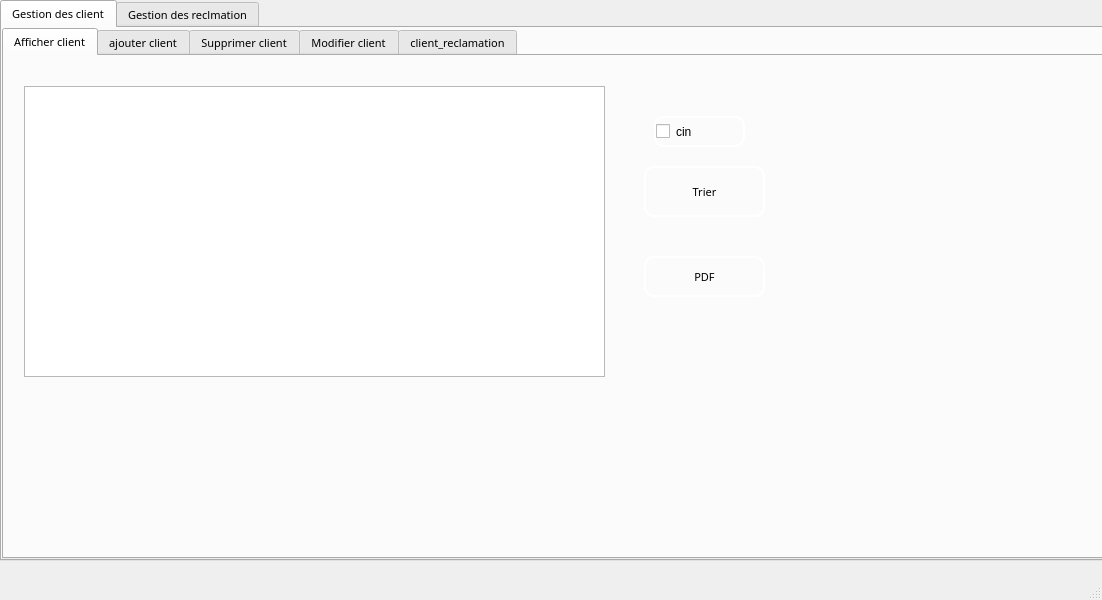
<?xml version="1.0" encoding="UTF-8"?>
<ui version="4.0">
 <class>Nizar</class>
 <widget class="QMainWindow" name="Nizar">
  <property name="geometry">
   <rect>
    <x>0</x>
    <y>0</y>
    <width>1102</width>
    <height>600</height>
   </rect>
  </property>
  <property name="windowTitle">
   <string>MainWindow</string>
  </property>
  <property name="styleSheet">
   <string notr="true"/>
  </property>
  <widget class="QWidget" name="centralwidget">
   <widget class="QTabWidget" name="tabWidget">
    <property name="geometry">
     <rect>
      <x>0</x>
      <y>0</y>
      <width>1111</width>
      <height>561</height>
     </rect>
    </property>
    <property name="font">
     <font>
      <family>MS Reference Sans Serif</family>
      <pointsize>8</pointsize>
      <weight>50</weight>
      <italic>false</italic>
      <bold>false</bold>
     </font>
    </property>
    <property name="cursor">
     <cursorShape>PointingHandCursor</cursorShape>
    </property>
    <property name="whatsThis">
     <string>&lt;html&gt;&lt;head/&gt;&lt;body&gt;&lt;p&gt;&lt;img src=&quot;:/602252b4b408f8b8902c94868e6f3ced.jpg&quot;/&gt;&lt;/p&gt;&lt;/body&gt;&lt;/html&gt;</string>
    </property>
    <property name="autoFillBackground">
     <bool>false</bool>
    </property>
    <property name="styleSheet">
     <string notr="true">font: 8pt &quot;MS Reference Sans Serif&quot;;
</string>
    </property>
    <property name="currentIndex">
     <number>0</number>
    </property>
    <widget class="QWidget" name="widget">
     <attribute name="title">
      <string>Gestion des client</string>
     </attribute>
     <widget class="QTabWidget" name="tabWidget_4">
      <property name="geometry">
       <rect>
        <x>0</x>
        <y>0</y>
        <width>1111</width>
        <height>531</height>
       </rect>
      </property>
      <property name="styleSheet">
       <string notr="true">background-image: url(:/img/img/Microsoft-EP_Graphic_10.16.jpg);</string>
      </property>
      <property name="currentIndex">
       <number>0</number>
      </property>
      <widget class="QWidget" name="tab_20">
       <attribute name="title">
        <string>Afficher client</string>
       </attribute>
       <widget class="QTableView" name="tabclient">
        <property name="enabled">
         <bool>true</bool>
        </property>
        <property name="geometry">
         <rect>
          <x>20</x>
          <y>30</y>
          <width>581</width>
          <height>291</height>
         </rect>
        </property>
        <property name="font">
         <font>
          <family>MS Reference Sans Serif</family>
          <pointsize>8</pointsize>
          <weight>50</weight>
          <italic>false</italic>
          <bold>false</bold>
         </font>
        </property>
        <property name="cursor" stdset="0">
         <cursorShape>PointingHandCursor</cursorShape>
        </property>
        <property name="autoFillBackground">
         <bool>true</bool>
        </property>
        <property name="styleSheet">
         <string notr="true">background-image: url(:/Desktop/ahmedqt/image/Sans titre - 1.jpg);</string>
        </property>
       </widget>
       <widget class="QPushButton" name="PDF">
        <property name="geometry">
         <rect>
          <x>640</x>
          <y>200</y>
          <width>121</width>
          <height>41</height>
         </rect>
        </property>
        <property name="font">
         <font>
          <family>MS Reference Sans Serif</family>
          <pointsize>8</pointsize>
          <weight>50</weight>
          <italic>false</italic>
          <bold>false</bold>
         </font>
        </property>
        <property name="cursor">
         <cursorShape>PointingHandCursor</cursorShape>
        </property>
        <property name="styleSheet">
         <string notr="true">border-style: solid;
border-color: white;
border-width: 2px;
border-radius: 10px;</string>
        </property>
        <property name="text">
         <string>PDF</string>
        </property>
       </widget>
       <widget class="QPushButton" name="trierclient">
        <property name="geometry">
         <rect>
          <x>640</x>
          <y>110</y>
          <width>121</width>
          <height>51</height>
         </rect>
        </property>
        <property name="font">
         <font>
          <family>MS Reference Sans Serif</family>
          <pointsize>8</pointsize>
          <weight>50</weight>
          <italic>false</italic>
          <bold>false</bold>
         </font>
        </property>
        <property name="styleSheet">
         <string notr="true">border-style: solid;
border-color: white;
border-width: 2px;
border-radius: 10px;</string>
        </property>
        <property name="text">
         <string>Trier</string>
        </property>
       </widget>
       <widget class="QCheckBox" name="cin">
        <property name="geometry">
         <rect>
          <x>650</x>
          <y>60</y>
          <width>91</width>
          <height>31</height>
         </rect>
        </property>
        <property name="styleSheet">
         <string notr="true">border-style: solid;
border-color: white;
border-width: 2px;
border-radius: 10px;</string>
        </property>
        <property name="text">
         <string>cin</string>
        </property>
       </widget>
      </widget>
      <widget class="QWidget" name="tab_21">
       <attribute name="title">
        <string>ajouter client</string>
       </attribute>
       <widget class="QLabel" name="label_2">
        <property name="geometry">
         <rect>
          <x>20</x>
          <y>160</y>
          <width>61</width>
          <height>41</height>
         </rect>
        </property>
        <property name="font">
         <font>
          <family>MS Reference Sans Serif</family>
          <pointsize>8</pointsize>
          <weight>50</weight>
          <italic>false</italic>
          <bold>false</bold>
         </font>
        </property>
        <property name="styleSheet">
         <string notr="true">border-style: solid;
border-color: white;
border-width: 2px;
border-radius: 10px;</string>
        </property>
        <property name="text">
         <string>Prénom</string>
        </property>
       </widget>
       <widget class="QLabel" name="label_3">
        <property name="geometry">
         <rect>
          <x>20</x>
          <y>20</y>
          <width>61</width>
          <height>41</height>
         </rect>
        </property>
        <property name="font">
         <font>
          <family>MS Reference Sans Serif</family>
          <pointsize>8</pointsize>
          <weight>50</weight>
          <italic>false</italic>
          <bold>false</bold>
         </font>
        </property>
        <property name="styleSheet">
         <string notr="true">border-style: solid;
border-color: white;
border-width: 2px;
border-radius: 10px;</string>
        </property>
        <property name="text">
         <string>Cin</string>
        </property>
       </widget>
       <widget class="QLabel" name="label_4">
        <property name="geometry">
         <rect>
          <x>20</x>
          <y>230</y>
          <width>71</width>
          <height>41</height>
         </rect>
        </property>
        <property name="font">
         <font>
          <family>MS Reference Sans Serif</family>
          <pointsize>8</pointsize>
          <weight>50</weight>
          <italic>false</italic>
          <bold>false</bold>
         </font>
        </property>
        <property name="styleSheet">
         <string notr="true">border-style: solid;
border-color: white;
border-width: 2px;
border-radius: 10px;</string>
        </property>
        <property name="text">
         <string>Telephone</string>
        </property>
       </widget>
       <widget class="QLabel" name="label">
        <property name="geometry">
         <rect>
          <x>20</x>
          <y>90</y>
          <width>61</width>
          <height>41</height>
         </rect>
        </property>
        <property name="font">
         <font>
          <family>MS Reference Sans Serif</family>
          <pointsize>8</pointsize>
          <weight>50</weight>
          <italic>false</italic>
          <bold>false</bold>
         </font>
        </property>
        <property name="styleSheet">
         <string notr="true">border-style: solid;
border-color: white;
border-width: 2px;
border-radius: 10px;</string>
        </property>
        <property name="text">
         <string>Nom</string>
        </property>
       </widget>
       <widget class="QLineEdit" name="le_prenom">
        <property name="geometry">
         <rect>
          <x>130</x>
          <y>230</y>
          <width>113</width>
          <height>41</height>
         </rect>
        </property>
        <property name="font">
         <font>
          <family>MS Reference Sans Serif</family>
          <pointsize>8</pointsize>
          <weight>50</weight>
          <italic>false</italic>
          <bold>false</bold>
         </font>
        </property>
        <property name="styleSheet">
         <string notr="true">border-style: solid;
border-color: white;
border-width: 2px;
border-radius: 10px;</string>
        </property>
       </widget>
       <widget class="QLineEdit" name="le_cin">
        <property name="geometry">
         <rect>
          <x>130</x>
          <y>20</y>
          <width>113</width>
          <height>41</height>
         </rect>
        </property>
        <property name="font">
         <font>
          <family>MS Reference Sans Serif</family>
          <pointsize>8</pointsize>
          <weight>50</weight>
          <italic>false</italic>
          <bold>false</bold>
         </font>
        </property>
        <property name="styleSheet">
         <string notr="true">border-style: solid;
border-color: white;
border-width: 2px;
border-radius: 10px;</string>
        </property>
        <property name="text">
         <string/>
        </property>
       </widget>
       <widget class="QLineEdit" name="le_nom">
        <property name="geometry">
         <rect>
          <x>130</x>
          <y>160</y>
          <width>113</width>
          <height>41</height>
         </rect>
        </property>
        <property name="font">
         <font>
          <family>MS Reference Sans Serif</family>
          <pointsize>8</pointsize>
          <weight>50</weight>
          <italic>false</italic>
          <bold>false</bold>
         </font>
        </property>
        <property name="styleSheet">
         <string notr="true">border-style: solid;
border-color: white;
border-width: 2px;
border-radius: 10px;</string>
        </property>
       </widget>
       <widget class="QLineEdit" name="le_telephone">
        <property name="geometry">
         <rect>
          <x>130</x>
          <y>90</y>
          <width>113</width>
          <height>41</height>
         </rect>
        </property>
        <property name="font">
         <font>
          <family>MS Reference Sans Serif</family>
          <pointsize>8</pointsize>
          <weight>50</weight>
          <italic>false</italic>
          <bold>false</bold>
         </font>
        </property>
        <property name="styleSheet">
         <string notr="true">border-style: solid;
border-color: white;
border-width: 2px;
border-radius: 10px;</string>
        </property>
       </widget>
       <widget class="QPushButton" name="ajouterclient">
        <property name="geometry">
         <rect>
          <x>350</x>
          <y>130</y>
          <width>151</width>
          <height>81</height>
         </rect>
        </property>
        <property name="font">
         <font>
          <family>MS Reference Sans Serif</family>
          <pointsize>8</pointsize>
          <weight>50</weight>
          <italic>false</italic>
          <bold>false</bold>
         </font>
        </property>
        <property name="cursor">
         <cursorShape>PointingHandCursor</cursorShape>
        </property>
        <property name="styleSheet">
         <string notr="true">border-style: solid;
border-color: white;
border-width: 2px;
border-radius: 10px;</string>
        </property>
        <property name="text">
         <string>Ajouter</string>
        </property>
       </widget>
      </widget>
      <widget class="QWidget" name="tab_22">
       <attribute name="title">
        <string>Supprimer client</string>
       </attribute>
       <widget class="QLineEdit" name="le_cin_5">
        <property name="geometry">
         <rect>
          <x>190</x>
          <y>120</y>
          <width>121</width>
          <height>41</height>
         </rect>
        </property>
        <property name="font">
         <font>
          <family>MS Reference Sans Serif</family>
          <pointsize>8</pointsize>
          <weight>50</weight>
          <italic>false</italic>
          <bold>false</bold>
         </font>
        </property>
        <property name="styleSheet">
         <string notr="true">border-style: solid;
border-color: white;
border-width: 2px;
border-radius: 10px;</string>
        </property>
       </widget>
       <widget class="QLabel" name="label_19">
        <property name="geometry">
         <rect>
          <x>46</x>
          <y>30</y>
          <width>91</width>
          <height>51</height>
         </rect>
        </property>
        <property name="font">
         <font>
          <family>MS Reference Sans Serif</family>
          <pointsize>8</pointsize>
          <weight>50</weight>
          <italic>false</italic>
          <bold>false</bold>
         </font>
        </property>
        <property name="styleSheet">
         <string notr="true">border-style: solid;
border-color: white;
border-width: 2px;
border-radius: 10px;</string>
        </property>
        <property name="text">
         <string>Cin</string>
        </property>
       </widget>
       <widget class="QComboBox" name="comboBox">
        <property name="geometry">
         <rect>
          <x>190</x>
          <y>30</y>
          <width>121</width>
          <height>41</height>
         </rect>
        </property>
        <property name="styleSheet">
         <string notr="true">border-style: solid;
border-color: white;
border-width: 2px;
border-radius: 10px;</string>
        </property>
       </widget>
       <widget class="QPushButton" name="supprimerclient">
        <property name="geometry">
         <rect>
          <x>470</x>
          <y>40</y>
          <width>141</width>
          <height>81</height>
         </rect>
        </property>
        <property name="font">
         <font>
          <family>MS Reference Sans Serif</family>
          <pointsize>8</pointsize>
          <weight>50</weight>
          <italic>false</italic>
          <bold>false</bold>
         </font>
        </property>
        <property name="cursor">
         <cursorShape>PointingHandCursor</cursorShape>
        </property>
        <property name="styleSheet">
         <string notr="true">border-style: solid;
border-color: white;
border-width: 2px;
border-radius: 10px;</string>
        </property>
        <property name="text">
         <string>Supprimer</string>
        </property>
       </widget>
      </widget>
      <widget class="QWidget" name="tab_5">
       <attribute name="title">
        <string>Modifier client</string>
       </attribute>
       <widget class="QPushButton" name="modifierclient">
        <property name="geometry">
         <rect>
          <x>480</x>
          <y>160</y>
          <width>141</width>
          <height>61</height>
         </rect>
        </property>
        <property name="font">
         <font>
          <family>MS Reference Sans Serif</family>
          <pointsize>8</pointsize>
          <weight>50</weight>
          <italic>false</italic>
          <bold>false</bold>
         </font>
        </property>
        <property name="cursor">
         <cursorShape>PointingHandCursor</cursorShape>
        </property>
        <property name="styleSheet">
         <string notr="true">border-style: solid;
border-color: white;
border-width: 2px;
border-radius: 10px;</string>
        </property>
        <property name="text">
         <string>Modifier</string>
        </property>
       </widget>
       <widget class="QLabel" name="label_8">
        <property name="geometry">
         <rect>
          <x>60</x>
          <y>100</y>
          <width>81</width>
          <height>41</height>
         </rect>
        </property>
        <property name="font">
         <font>
          <family>MS Reference Sans Serif</family>
          <pointsize>8</pointsize>
          <weight>50</weight>
          <italic>false</italic>
          <bold>false</bold>
         </font>
        </property>
        <property name="styleSheet">
         <string notr="true">border-style: solid;
border-color: white;
border-width: 2px;
border-radius: 10px;</string>
        </property>
        <property name="text">
         <string>Telephone</string>
        </property>
       </widget>
       <widget class="QLineEdit" name="le_telephone_2">
        <property name="geometry">
         <rect>
          <x>180</x>
          <y>100</y>
          <width>121</width>
          <height>41</height>
         </rect>
        </property>
        <property name="font">
         <font>
          <family>MS Reference Sans Serif</family>
          <pointsize>8</pointsize>
          <weight>50</weight>
          <italic>false</italic>
          <bold>false</bold>
         </font>
        </property>
        <property name="styleSheet">
         <string notr="true">border-style: solid;
border-color: white;
border-width: 2px;
border-radius: 10px;</string>
        </property>
       </widget>
       <widget class="QLabel" name="label_5">
        <property name="geometry">
         <rect>
          <x>60</x>
          <y>160</y>
          <width>81</width>
          <height>41</height>
         </rect>
        </property>
        <property name="font">
         <font>
          <family>MS Reference Sans Serif</family>
          <pointsize>8</pointsize>
          <weight>50</weight>
          <italic>false</italic>
          <bold>false</bold>
         </font>
        </property>
        <property name="styleSheet">
         <string notr="true">border-style: solid;
border-color: white;
border-width: 2px;
border-radius: 10px;</string>
        </property>
        <property name="text">
         <string>Nom</string>
        </property>
       </widget>
       <widget class="QComboBox" name="comboBox_2">
        <property name="geometry">
         <rect>
          <x>180</x>
          <y>40</y>
          <width>121</width>
          <height>41</height>
         </rect>
        </property>
        <property name="styleSheet">
         <string notr="true">border-style: solid;
border-color: white;
border-width: 2px;
border-radius: 10px;</string>
        </property>
       </widget>
       <widget class="QLabel" name="label_6">
        <property name="geometry">
         <rect>
          <x>60</x>
          <y>220</y>
          <width>81</width>
          <height>41</height>
         </rect>
        </property>
        <property name="font">
         <font>
          <family>MS Reference Sans Serif</family>
          <pointsize>8</pointsize>
          <weight>50</weight>
          <italic>false</italic>
          <bold>false</bold>
         </font>
        </property>
        <property name="styleSheet">
         <string notr="true">border-style: solid;
border-color: white;
border-width: 2px;
border-radius: 10px;</string>
        </property>
        <property name="text">
         <string>Prénom</string>
        </property>
       </widget>
       <widget class="QLineEdit" name="le_prenom_2">
        <property name="geometry">
         <rect>
          <x>180</x>
          <y>220</y>
          <width>113</width>
          <height>41</height>
         </rect>
        </property>
        <property name="font">
         <font>
          <family>MS Reference Sans Serif</family>
          <pointsize>8</pointsize>
          <weight>50</weight>
          <italic>false</italic>
          <bold>false</bold>
         </font>
        </property>
        <property name="styleSheet">
         <string notr="true">border-style: solid;
border-color: white;
border-width: 2px;
border-radius: 10px;</string>
        </property>
       </widget>
       <widget class="QLabel" name="label_9">
        <property name="geometry">
         <rect>
          <x>60</x>
          <y>40</y>
          <width>81</width>
          <height>41</height>
         </rect>
        </property>
        <property name="font">
         <font>
          <family>MS Reference Sans Serif</family>
          <pointsize>8</pointsize>
          <weight>50</weight>
          <italic>false</italic>
          <bold>false</bold>
         </font>
        </property>
        <property name="cursor">
         <cursorShape>PointingHandCursor</cursorShape>
        </property>
        <property name="styleSheet">
         <string notr="true">border-style: solid;
border-color: white;
border-width: 2px;
border-radius: 10px;</string>
        </property>
        <property name="text">
         <string>Cin </string>
        </property>
       </widget>
       <widget class="QLineEdit" name="le_nom_2">
        <property name="geometry">
         <rect>
          <x>180</x>
          <y>160</y>
          <width>121</width>
          <height>41</height>
         </rect>
        </property>
        <property name="font">
         <font>
          <family>MS Reference Sans Serif</family>
          <pointsize>8</pointsize>
          <weight>50</weight>
          <italic>false</italic>
          <bold>false</bold>
         </font>
        </property>
        <property name="styleSheet">
         <string notr="true">border-style: solid;
border-color: white;
border-width: 2px;
border-radius: 10px;</string>
        </property>
       </widget>
      </widget>
      <widget class="QWidget" name="tab_23">
       <attribute name="title">
        <string>client_reclamation</string>
       </attribute>
       <widget class="QTableView" name="tabclient_reclamation">
        <property name="geometry">
         <rect>
          <x>50</x>
          <y>90</y>
          <width>431</width>
          <height>291</height>
         </rect>
        </property>
        <property name="styleSheet">
         <string notr="true">background-image: url(:/Desktop/ahmedqt/image/Sans titre - 1.jpg);</string>
        </property>
       </widget>
       <widget class="QTableView" name="tabclient_reclamation2">
        <property name="geometry">
         <rect>
          <x>620</x>
          <y>90</y>
          <width>431</width>
          <height>291</height>
         </rect>
        </property>
        <property name="styleSheet">
         <string notr="true">background-image: url(:/Desktop/ahmedqt/image/Sans titre - 1.jpg);</string>
        </property>
       </widget>
       <widget class="QLabel" name="label_7">
        <property name="geometry">
         <rect>
          <x>160</x>
          <y>50</y>
          <width>181</width>
          <height>31</height>
         </rect>
        </property>
        <property name="text">
         <string>    CLIENTS&amp;COMMANDES</string>
        </property>
       </widget>
       <widget class="QLabel" name="label_11">
        <property name="geometry">
         <rect>
          <x>750</x>
          <y>50</y>
          <width>201</width>
          <height>31</height>
         </rect>
        </property>
        <property name="text">
         <string>    CLIENTS&amp;RECLAMATIONS</string>
        </property>
       </widget>
      </widget>
     </widget>
    </widget>
    <widget class="QWidget" name="tab_2">
     <attribute name="title">
      <string>Gestion des reclmation</string>
     </attribute>
     <widget class="QTabWidget" name="tabWidget_5">
      <property name="geometry">
       <rect>
        <x>0</x>
        <y>0</y>
        <width>1101</width>
        <height>531</height>
       </rect>
      </property>
      <property name="styleSheet">
       <string notr="true">background-image: url(:/img/img/Microsoft-EP_Graphic_10.16.jpg);</string>
      </property>
      <property name="currentIndex">
       <number>3</number>
      </property>
      <widget class="QWidget" name="tab_24">
       <attribute name="title">
        <string>Afficher reclamation</string>
       </attribute>
       <widget class="QTableView" name="tabreclamation">
        <property name="geometry">
         <rect>
          <x>10</x>
          <y>30</y>
          <width>531</width>
          <height>281</height>
         </rect>
        </property>
        <property name="cursor" stdset="0">
         <cursorShape>PointingHandCursor</cursorShape>
        </property>
        <property name="autoFillBackground">
         <bool>true</bool>
        </property>
        <property name="styleSheet">
         <string notr="true">
background: QLinearGradient(x1: 0, y1: 0, x2: 0, y2: 1, stop: 0 #eef, stop: 1 #ccf);

QLabel {
font-weight: bold;
font-size: 15px;
}</string>
        </property>
       </widget>
       <widget class="QLineEdit" name="cherch_code">
        <property name="geometry">
         <rect>
          <x>650</x>
          <y>40</y>
          <width>131</width>
          <height>41</height>
         </rect>
        </property>
        <property name="font">
         <font>
          <family>MS Reference Sans Serif</family>
          <pointsize>8</pointsize>
          <weight>50</weight>
          <italic>false</italic>
          <bold>false</bold>
         </font>
        </property>
        <property name="styleSheet">
         <string notr="true">border-style: solid;
border-color: white;
border-width: 2px;
border-radius: 10px;</string>
        </property>
       </widget>
       <widget class="QLabel" name="label_23">
        <property name="geometry">
         <rect>
          <x>550</x>
          <y>40</y>
          <width>51</width>
          <height>41</height>
         </rect>
        </property>
        <property name="font">
         <font>
          <family>MS Reference Sans Serif</family>
          <pointsize>8</pointsize>
          <weight>50</weight>
          <italic>false</italic>
          <bold>false</bold>
         </font>
        </property>
        <property name="cursor">
         <cursorShape>PointingHandCursor</cursorShape>
        </property>
        <property name="styleSheet">
         <string notr="true">border-style: solid;
border-color: white;
border-width: 2px;
border-radius: 10px;</string>
        </property>
        <property name="text">
         <string> Code</string>
        </property>
       </widget>
       <widget class="QCheckBox" name="code">
        <property name="geometry">
         <rect>
          <x>550</x>
          <y>130</y>
          <width>71</width>
          <height>31</height>
         </rect>
        </property>
        <property name="font">
         <font>
          <family>MS Reference Sans Serif</family>
          <pointsize>8</pointsize>
          <weight>50</weight>
          <italic>false</italic>
          <bold>false</bold>
         </font>
        </property>
        <property name="styleSheet">
         <string notr="true">border-style: solid;
border-color: white;
border-width: 2px;
border-radius: 10px;</string>
        </property>
        <property name="text">
         <string>Code</string>
        </property>
       </widget>
       <widget class="QPushButton" name="trierreclamation">
        <property name="geometry">
         <rect>
          <x>650</x>
          <y>120</y>
          <width>121</width>
          <height>41</height>
         </rect>
        </property>
        <property name="font">
         <font>
          <family>MS Reference Sans Serif</family>
          <pointsize>8</pointsize>
          <weight>50</weight>
          <italic>false</italic>
          <bold>false</bold>
         </font>
        </property>
        <property name="styleSheet">
         <string notr="true">border-style: solid;
border-color: white;
border-width: 2px;
border-radius: 10px;</string>
        </property>
        <property name="text">
         <string>Trier</string>
        </property>
       </widget>
      </widget>
      <widget class="QWidget" name="tab_25">
       <attribute name="title">
        <string>Supprimer reclamation</string>
       </attribute>
       <widget class="QPushButton" name="supprimerreclamation">
        <property name="geometry">
         <rect>
          <x>360</x>
          <y>220</y>
          <width>151</width>
          <height>61</height>
         </rect>
        </property>
        <property name="font">
         <font>
          <family>MS Reference Sans Serif</family>
          <pointsize>8</pointsize>
          <weight>50</weight>
          <italic>false</italic>
          <bold>false</bold>
         </font>
        </property>
        <property name="cursor">
         <cursorShape>PointingHandCursor</cursorShape>
        </property>
        <property name="styleSheet">
         <string notr="true">border-style: solid;
border-color: white;
border-width: 2px;
border-radius: 10px;</string>
        </property>
        <property name="text">
         <string>Supprimer</string>
        </property>
       </widget>
       <widget class="QLabel" name="label_20">
        <property name="geometry">
         <rect>
          <x>40</x>
          <y>70</y>
          <width>111</width>
          <height>41</height>
         </rect>
        </property>
        <property name="font">
         <font>
          <family>MS Reference Sans Serif</family>
          <pointsize>8</pointsize>
          <weight>50</weight>
          <italic>false</italic>
          <bold>false</bold>
         </font>
        </property>
        <property name="cursor">
         <cursorShape>PointingHandCursor</cursorShape>
        </property>
        <property name="styleSheet">
         <string notr="true">border-style: solid;
border-color: white;
border-width: 2px;
border-radius: 10px;</string>
        </property>
        <property name="text">
         <string>Code</string>
        </property>
       </widget>
       <widget class="QComboBox" name="comboBox_3">
        <property name="geometry">
         <rect>
          <x>200</x>
          <y>70</y>
          <width>141</width>
          <height>41</height>
         </rect>
        </property>
        <property name="styleSheet">
         <string notr="true">border-style: solid;
border-color: white;
border-width: 2px;
border-radius: 10px;</string>
        </property>
       </widget>
      </widget>
      <widget class="QWidget" name="tab_26">
       <attribute name="title">
        <string>Modifier reclamation</string>
       </attribute>
       <widget class="QPushButton" name="modifierreclamation">
        <property name="geometry">
         <rect>
          <x>530</x>
          <y>140</y>
          <width>141</width>
          <height>71</height>
         </rect>
        </property>
        <property name="font">
         <font>
          <family>MS Reference Sans Serif</family>
          <pointsize>8</pointsize>
          <weight>50</weight>
          <italic>false</italic>
          <bold>false</bold>
         </font>
        </property>
        <property name="cursor">
         <cursorShape>PointingHandCursor</cursorShape>
        </property>
        <property name="styleSheet">
         <string notr="true">border-style: solid;
border-color: white;
border-width: 2px;
border-radius: 10px;</string>
        </property>
        <property name="text">
         <string>Modifier</string>
        </property>
       </widget>
       <widget class="QDateEdit" name="le_date">
        <property name="geometry">
         <rect>
          <x>230</x>
          <y>160</y>
          <width>121</width>
          <height>41</height>
         </rect>
        </property>
        <property name="styleSheet">
         <string notr="true">border-style: solid;
border-color: white;
border-width: 2px;
border-radius: 10px;</string>
        </property>
       </widget>
       <widget class="QLabel" name="label_10">
        <property name="geometry">
         <rect>
          <x>110</x>
          <y>60</y>
          <width>81</width>
          <height>41</height>
         </rect>
        </property>
        <property name="font">
         <font>
          <family>MS Reference Sans Serif</family>
          <pointsize>8</pointsize>
          <weight>50</weight>
          <italic>false</italic>
          <bold>false</bold>
         </font>
        </property>
        <property name="cursor">
         <cursorShape>PointingHandCursor</cursorShape>
        </property>
        <property name="styleSheet">
         <string notr="true">border-style: solid;
border-color: white;
border-width: 2px;
border-radius: 10px;</string>
        </property>
        <property name="text">
         <string> Code</string>
        </property>
       </widget>
       <widget class="QLabel" name="label_13">
        <property name="geometry">
         <rect>
          <x>90</x>
          <y>160</y>
          <width>111</width>
          <height>41</height>
         </rect>
        </property>
        <property name="font">
         <font>
          <family>MS Reference Sans Serif</family>
          <pointsize>8</pointsize>
          <weight>50</weight>
          <italic>false</italic>
          <bold>false</bold>
         </font>
        </property>
        <property name="cursor">
         <cursorShape>PointingHandCursor</cursorShape>
        </property>
        <property name="styleSheet">
         <string notr="true">border-style: solid;
border-color: white;
border-width: 2px;
border-radius: 10px;</string>
        </property>
        <property name="text">
         <string>date de creation</string>
        </property>
       </widget>
       <widget class="QComboBox" name="comboBox_4">
        <property name="geometry">
         <rect>
          <x>230</x>
          <y>60</y>
          <width>121</width>
          <height>41</height>
         </rect>
        </property>
        <property name="styleSheet">
         <string notr="true">border-style: solid;
border-color: white;
border-width: 2px;
border-radius: 10px;</string>
        </property>
       </widget>
      </widget>
      <widget class="QWidget" name="tab">
       <attribute name="title">
        <string>Ajouter reclamation</string>
       </attribute>
       <widget class="QLineEdit" name="le_code_2">
        <property name="geometry">
         <rect>
          <x>150</x>
          <y>30</y>
          <width>113</width>
          <height>41</height>
         </rect>
        </property>
        <property name="font">
         <font>
          <family>MS Reference Sans Serif</family>
          <pointsize>8</pointsize>
          <weight>50</weight>
          <italic>false</italic>
          <bold>false</bold>
         </font>
        </property>
        <property name="styleSheet">
         <string notr="true">border-style: solid;
border-color: white;
border-width: 2px;
border-radius: 10px;</string>
        </property>
       </widget>
       <widget class="QLineEdit" name="le_cin_c_2">
        <property name="geometry">
         <rect>
          <x>150</x>
          <y>90</y>
          <width>113</width>
          <height>41</height>
         </rect>
        </property>
        <property name="font">
         <font>
          <family>MS Reference Sans Serif</family>
          <pointsize>8</pointsize>
          <weight>50</weight>
          <italic>false</italic>
          <bold>false</bold>
         </font>
        </property>
        <property name="styleSheet">
         <string notr="true">border-style: solid;
border-color: white;
border-width: 2px;
border-radius: 10px;</string>
        </property>
       </widget>
       <widget class="QLabel" name="label_14">
        <property name="geometry">
         <rect>
          <x>30</x>
          <y>150</y>
          <width>91</width>
          <height>51</height>
         </rect>
        </property>
        <property name="font">
         <font>
          <family>MS Reference Sans Serif</family>
          <pointsize>8</pointsize>
          <weight>50</weight>
          <italic>false</italic>
          <bold>false</bold>
         </font>
        </property>
        <property name="cursor">
         <cursorShape>PointingHandCursor</cursorShape>
        </property>
        <property name="styleSheet">
         <string notr="true">border-style: solid;
border-color: white;
border-width: 2px;
border-radius: 10px;</string>
        </property>
        <property name="text">
         <string>date de creation</string>
        </property>
       </widget>
       <widget class="QDateEdit" name="le_date_2">
        <property name="geometry">
         <rect>
          <x>150</x>
          <y>150</y>
          <width>110</width>
          <height>41</height>
         </rect>
        </property>
        <property name="styleSheet">
         <string notr="true">border-style: solid;
border-color: white;
border-width: 2px;
border-radius: 10px;</string>
        </property>
       </widget>
       <widget class="QLabel" name="label_12">
        <property name="geometry">
         <rect>
          <x>30</x>
          <y>90</y>
          <width>91</width>
          <height>41</height>
         </rect>
        </property>
        <property name="font">
         <font>
          <family>MS Reference Sans Serif</family>
          <pointsize>8</pointsize>
          <weight>50</weight>
          <italic>false</italic>
          <bold>false</bold>
         </font>
        </property>
        <property name="styleSheet">
         <string notr="true">border-style: solid;
border-color: white;
border-width: 2px;
border-radius: 10px;</string>
        </property>
        <property name="text">
         <string>Cin</string>
        </property>
       </widget>
       <widget class="QLabel" name="label_17">
        <property name="geometry">
         <rect>
          <x>30</x>
          <y>30</y>
          <width>91</width>
          <height>41</height>
         </rect>
        </property>
        <property name="font">
         <font>
          <family>MS Reference Sans Serif</family>
          <pointsize>8</pointsize>
          <weight>50</weight>
          <italic>false</italic>
          <bold>false</bold>
         </font>
        </property>
        <property name="cursor">
         <cursorShape>PointingHandCursor</cursorShape>
        </property>
        <property name="styleSheet">
         <string notr="true">border-style: solid;
border-color: white;
border-width: 2px;
border-radius: 10px;</string>
        </property>
        <property name="text">
         <string>Code</string>
        </property>
       </widget>
       <widget class="QPushButton" name="ajouterreclamation">
        <property name="geometry">
         <rect>
          <x>510</x>
          <y>110</y>
          <width>141</width>
          <height>71</height>
         </rect>
        </property>
        <property name="font">
         <font>
          <family>MS Reference Sans Serif</family>
          <pointsize>8</pointsize>
          <weight>50</weight>
          <italic>false</italic>
          <bold>false</bold>
         </font>
        </property>
        <property name="cursor">
         <cursorShape>PointingHandCursor</cursorShape>
        </property>
        <property name="styleSheet">
         <string notr="true">border-style: solid;
border-color: white;
border-width: 2px;
border-radius: 10px;</string>
        </property>
        <property name="text">
         <string>Ajouter</string>
        </property>
       </widget>
      </widget>
     </widget>
    </widget>
   </widget>
  </widget>
  <widget class="QMenuBar" name="menubar">
   <property name="geometry">
    <rect>
     <x>0</x>
     <y>0</y>
     <width>1102</width>
     <height>26</height>
    </rect>
   </property>
  </widget>
  <widget class="QStatusBar" name="statusbar"/>
 </widget>
 <resources/>
 <connections/>
</ui>
